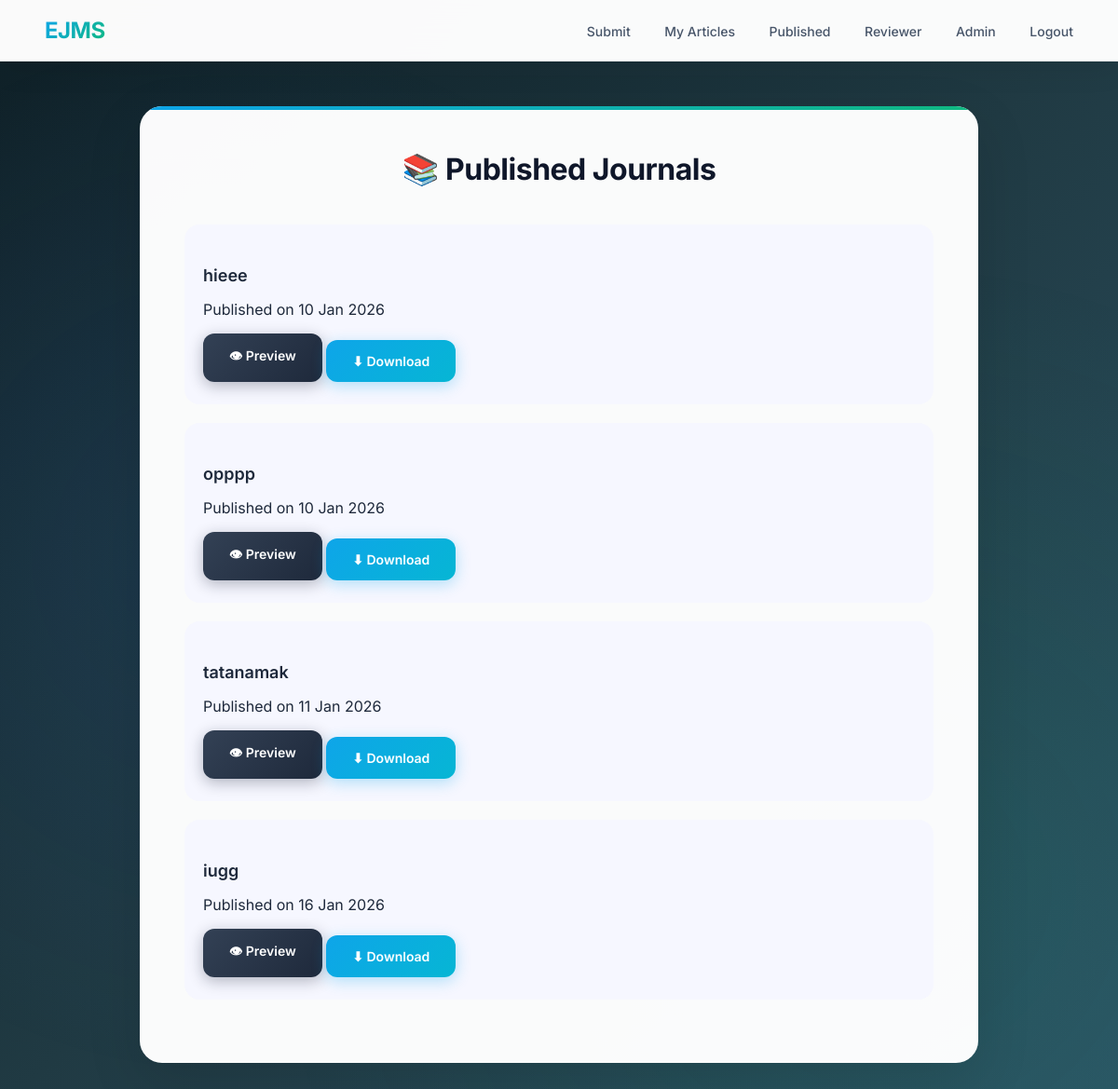
Page /articles/published/ on the committed database.
### articles/models.py (models this page shows, shortened)
class Article(models.Model):
    STATUS_CHOICES = (
        ('PENDING', 'Pending'),
        ('REVIEW', 'Under Review'),
        ('ACCEPTED', 'Accepted'),
        ('REJECTED', 'Rejected'),
        ('PUBLISHED', 'Published'),
    )
    title = models.CharField(max_length=200)
    pdf = models.FileField(upload_to='articles/')
    author = models.ForeignKey(User, on_delete=models.CASCADE)
    status = models.CharField(
        max_length=20,
        choices=STATUS_CHOICES,
        default='PENDING'
    )
    submitted_on = models.DateTimeField(auto_now_add=True)

### articles/views.py (the view)
# urls.py: path('published/', views.published_articles, name='published_articles'),
def published_articles(request):
    articles = Article.objects.filter(status='PUBLISHED')
    return render(request, 'articles/published_articles.html', {'articles': articles})

### templates/articles/published_articles.html
{% extends 'base.html' %}
{% block content %}
<div class="card">
    <h2>📚 Published Journals</h2>
    {% if articles %}
        {% for article in articles %}
        <div style="margin-bottom:20px;padding:20px;border-radius:16px;background:#f6f7ff;">
            <h3>{{ article.title }}</h3>
            <p>Published on {{ article.submitted_on|date:"d M Y" }}</p>
            <a class="btn dark" target="_blank" href="{% url 'preview_pdf' article.id %}">
                👁 Preview
            </a>
            <a class="btn" href="{{ article.pdf.url }}" download>
                ⬇ Download
            </a>
        </div>
        {% endfor %}
    {% else %}
        <p style="text-align:center;color:#777;">No published journals yet.</p>
    {% endif %}
</div>
{% endblock %}

### templates/base.html (style rules this page uses)
* { font-family: 'Inter', sans-serif; box-sizing: border-box; }
body { margin: 0; min-height: 100vh; background: linear-gradient(135deg, #0f2027 0%, #203a43 50%, #2c5364 100%); color: #1a1a1a; position: relative; }
body::before { content: ''; position: fixed; width: 100%; height: 100%; background-image: radial-gradient(circle at 20% 50%, rgba(59, 130, 246, 0.1) 0%, transparent 50%), radial-gradient(circle at 80% 80%, rgba(16, 185, 129, 0.1) 0%, transparent 50%); pointer-events: none; }
.card { width: 100%; max-width: 900px; background: rgba(255, 255, 255, 0.98); color: #1e293b; padding: 48px; border-radius: 24px; box-shadow: 0 20px 60px rgba(0, 0, 0, 0.12), 0 0 0 1px rgba(255, 255, 255, 0.1) inset; animation: scaleIn 0.7s cubic-bezier(0.4, 0, 0.2, 1); position: relative; overflow: hidden; }
.card::before { content: ''; position: absolute; top: 0; left: 0; right: 0; height: 4px; background: linear-gradient(90deg, #0ea5e9, #10b981, #06b6d4); background-size: 200% 100%; animation: shimmer 3s linear infinite; }
h2 { text-align: center; margin: 0 0 40px 0; color: #0f172a; font-size: 32px; font-weight: 700; letter-spacing: -0.5px; }
h3 { color: #1e293b; font-size: 18px; font-weight: 600; margin: 24px 0 16px 0; }
.btn { padding: 14px 28px; border-radius: 12px; background: linear-gradient(135deg, #0ea5e9, #06b6d4); color: white; text-decoration: none; font-weight: 600; font-size: 14px; display: inline-block; transition: all 0.3s cubic-bezier(0.4, 0, 0.2, 1); border: none; cursor: pointer; box-shadow: 0 4px 16px rgba(14, 165, 233, 0.3); position: relative; overflow: hidden; }
.btn::before { content: ''; position: absolute; top: 0; left: -100%; width: 100%; height: 100%; background: linear-gradient(90deg, transparent, rgba(255,255,255,0.3), transparent); transition: left 0.5s ease; }
.btn.dark { background: linear-gradient(135deg, #334155, #1e293b); box-shadow: 0 4px 16px rgba(15, 23, 42, 0.3); }

### rows in the picture
Article: title "hieee", submitted_on "10 Jan 2026"
Article: title "opppp", submitted_on "10 Jan 2026"
Article: title "tatanamak", submitted_on "11 Jan 2026"
Article: title "iugg", submitted_on "16 Jan 2026"
